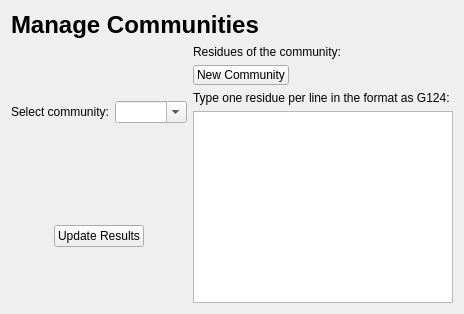
      <widget class="QWidget" name="page_22">
       <layout class="QGridLayout" name="gridLayout_31">
        <item row="0" column="0" colspan="2">
         <widget class="QLabel" name="label_52">
          <property name="text">
           <string>&lt;html&gt;&lt;head/&gt;&lt;body&gt;&lt;p&gt;&lt;span style=&quot; font-size:xx-large; font-weight:600;&quot;&gt;Manage Communities&lt;/span&gt;&lt;/p&gt;&lt;/body&gt;&lt;/html&gt;</string>
          </property>
          <property name="wordWrap">
           <bool>true</bool>
          </property>
         </widget>
        </item>
        <item row="1" column="0">
         <layout class="QVBoxLayout" name="verticalLayout_39">
          <item>
           <layout class="QHBoxLayout" name="horizontalLayout_30">
            <item>
             <widget class="QLabel" name="label_53">
              <property name="text">
               <string>Select community:</string>
              </property>
             </widget>
            </item>
            <item>
             <widget class="QComboBox" name="cmbComm">
              <property name="editable">
               <bool>true</bool>
              </property>
             </widget>
            </item>
           </layout>
          </item>
          <item>
           <spacer name="verticalSpacer_23">
            <property name="orientation">
             <enum>Qt::Vertical</enum>
            </property>
            <property name="sizeType">
             <enum>QSizePolicy::Minimum</enum>
            </property>
            <property name="sizeHint" stdset="0">
             <size>
              <width>20</width>
              <height>40</height>
             </size>
            </property>
           </spacer>
          </item>
          <item>
           <layout class="QHBoxLayout" name="horizontalLayout_87">
            <item>
             <spacer name="horizontalSpacer_64">
              <property name="orientation">
               <enum>Qt::Horizontal</enum>
              </property>
              <property name="sizeHint" stdset="0">
               <size>
                <width>40</width>
                <height>20</height>
               </size>
              </property>
             </spacer>
            </item>
            <item>
             <widget class="QPushButton" name="cmdUpdateComms">
              <property name="text">
               <string>Update Results</string>
              </property>
             </widget>
            </item>
            <item>
             <spacer name="horizontalSpacer_65">
              <property name="orientation">
               <enum>Qt::Horizontal</enum>
              </property>
              <property name="sizeHint" stdset="0">
               <size>
                <width>40</width>
                <height>20</height>
               </size>
              </property>
             </spacer>
            </item>
           </layout>
          </item>
         </layout>
        </item>
        <item row="1" column="1">
         <layout class="QVBoxLayout" name="verticalLayout_21">
          <item>
           <widget class="QLabel" name="label_54">
            <property name="text">
             <string>Residues of the community:</string>
            </property>
           </widget>
          </item>
          <item>
           <layout class="QHBoxLayout" name="horizontalLayout_32">
            <item>
             <widget class="QPushButton" name="cmdNewComm">
              <property name="minimumSize">
               <size>
                <width>20</width>
                <height>20</height>
               </size>
              </property>
              <property name="maximumSize">
               <size>
                <width>125</width>
                <height>20</height>
               </size>
              </property>
              <property name="text">
               <string>New Community</string>
              </property>
             </widget>
            </item>
            <item>
             <spacer name="horizontalSpacer_9">
              <property name="orientation">
               <enum>Qt::Horizontal</enum>
              </property>
              <property name="sizeHint" stdset="0">
               <size>
                <width>40</width>
                <height>20</height>
               </size>
              </property>
             </spacer>
            </item>
           </layout>
          </item>
          <item>
           <widget class="QLabel" name="label_99">
            <property name="text">
             <string>Type one residue per line in the format as G124: </string>
            </property>
           </widget>
          </item>
          <item>
           <widget class="QTextEdit" name="txtManageComms"/>
          </item>
         </layout>
        </item>
       </layout>
      </widget>
